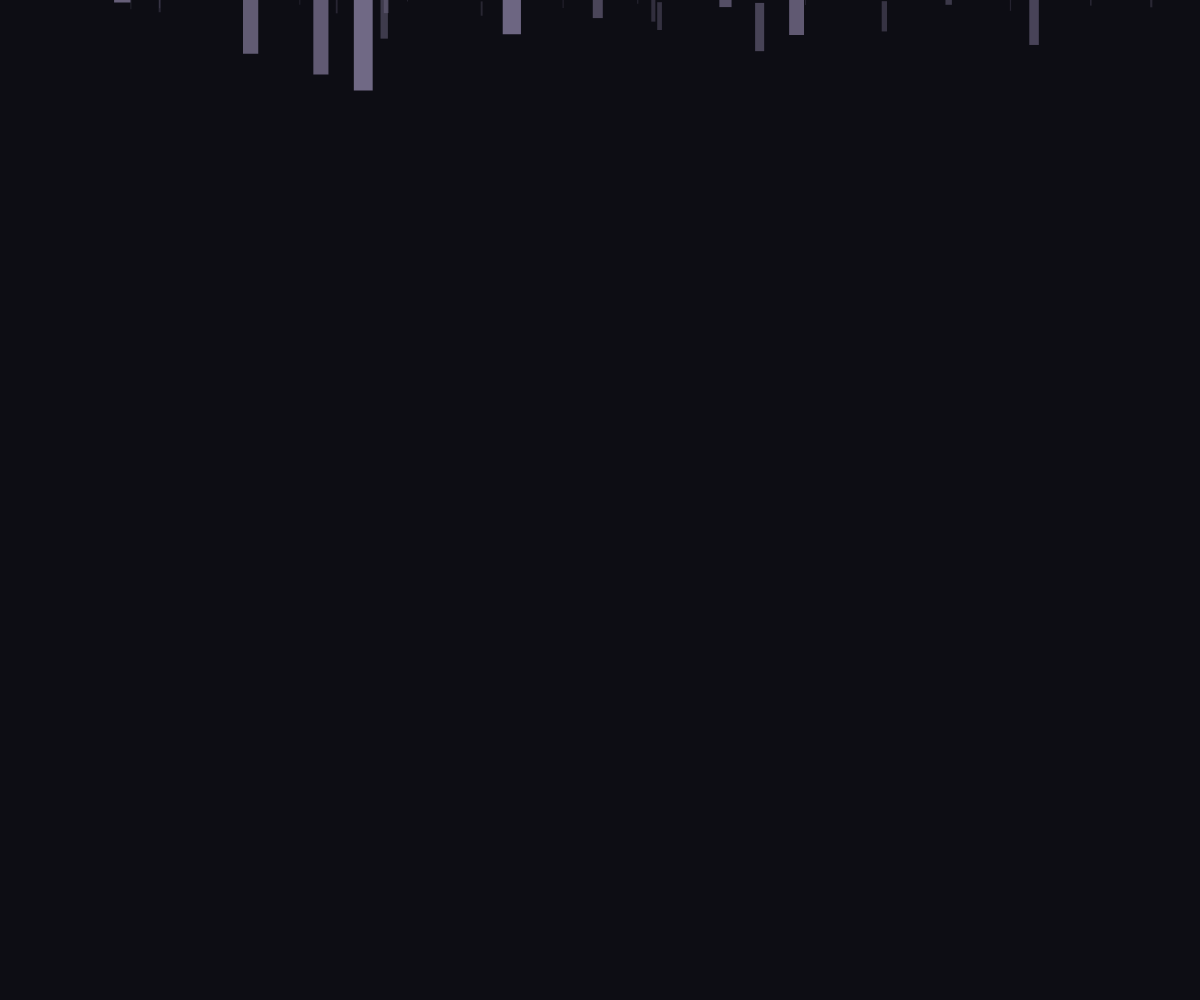
Frame 1 (no input)
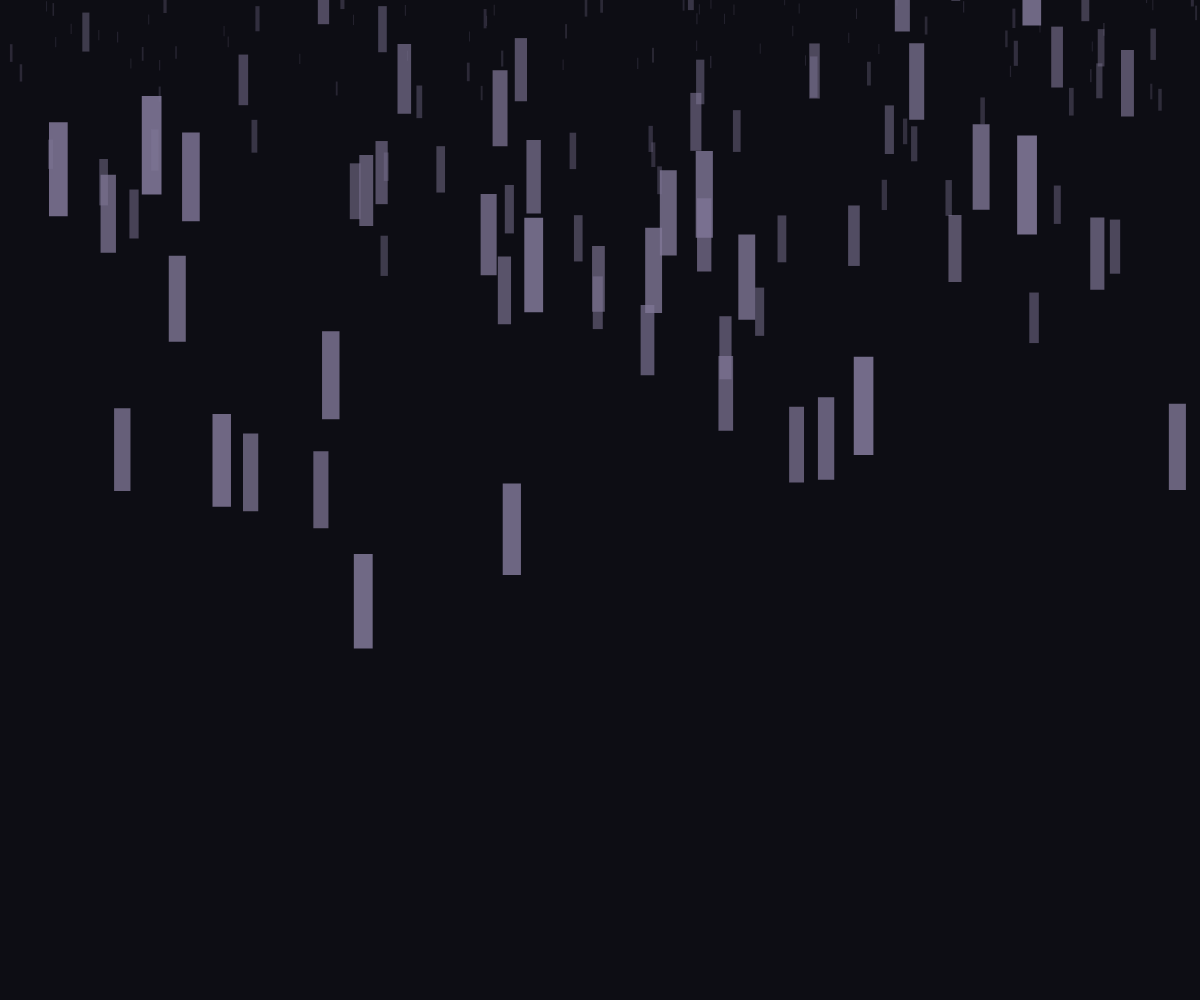
Frame 60 (no input)
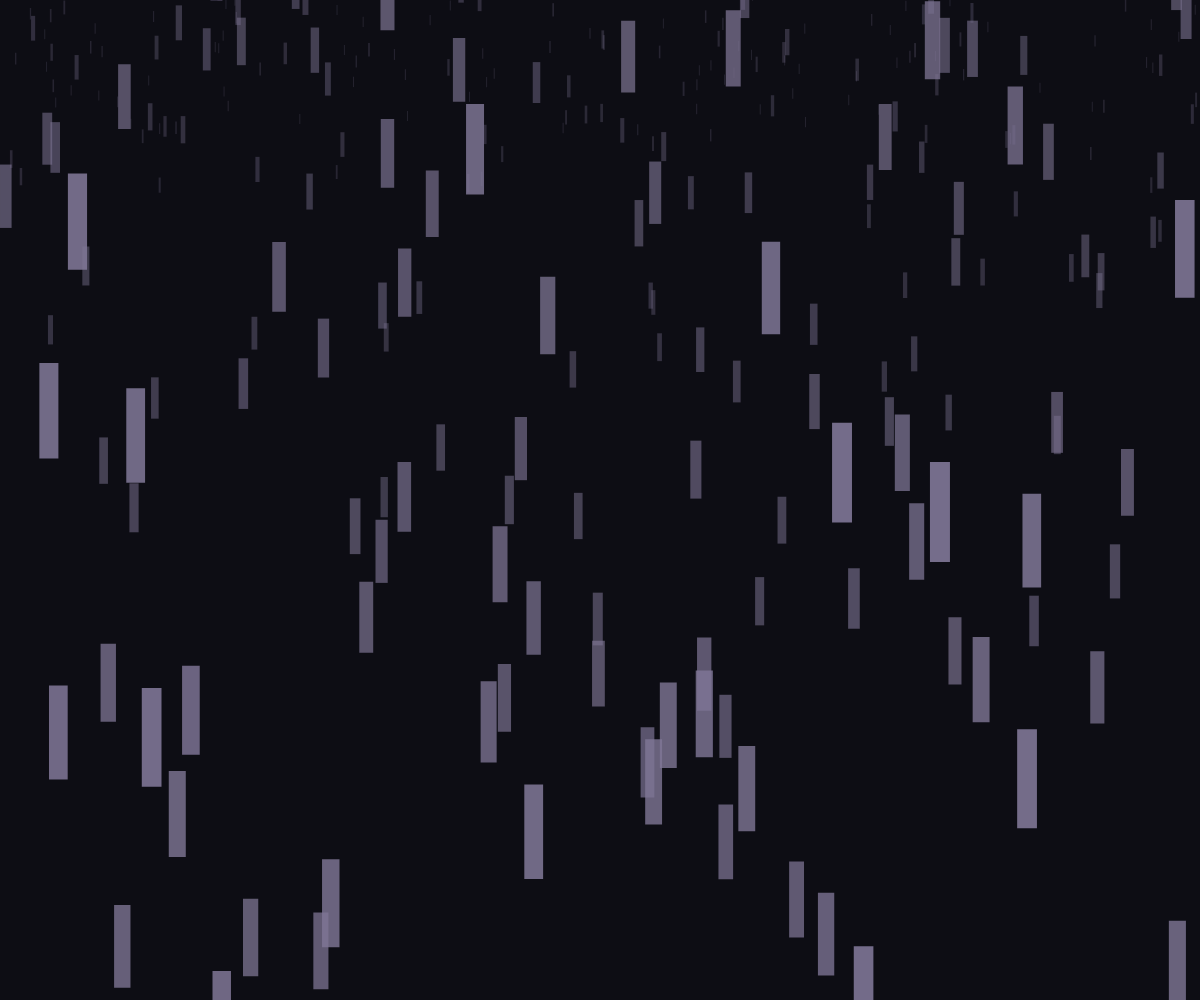
Frame 120 (the mouse pressed at the canvas centre since frame 60)

The p5.js sketch that drew these frames (run headless with seeded random() and noise() and a simulated clock; from frame 60 on, the mouse is pressed at the canvas centre):

// p5.js sketch
// ── sketch.js
raindrops = [];
maxDrops = 1000;
depth = 8;
maxDepth = Math.exp(depth);

class Raindrop {
	constructor() {
		this.initialize();
	}

	initialize = () => {
		this.x = random(width);
		this.y = random(-maxDrops);
		this.z = exp(random(0, depth));
		this.lenght = map(this.z, 0, maxDepth, 10, 100);
		this.width = map(this.z, 0, maxDepth, 1, 20);
		this.speed = map(this.z, 0, maxDepth, 1, 10);
		this.strength = map(this.z, 0, maxDepth, 50, 230);
	};

	show = () => {
		stroke(129, 120, 152, this.strength);
		strokeWeight(this.width);
		line(this.x, this.y, this.x, this.y + this.lenght);
	};

	update = () => {
		this.y += this.speed;
		if (this.y > height)
			this.initialize();
	};
}


setup = () => {
	createCanvas(windowWidth, windowHeight);
	strokeCap(SQUARE);
	for (let i = 0; i < maxDrops; i++)
		raindrops.push(new Raindrop());
	raindrops.forEach(drop => drop.show());
};

draw = () => {
	background(13, 13, 20); // midnight
	// background(93, 101, 140); //snow
	raindrops.forEach(drop => {
		drop.update();
		drop.show();
	});
};

windowResized = () => {
	resizeCanvas(windowWidth, windowHeight);
};

// mouseClicked = () => {
// 	color = hsl2rgb();
// 	effect = (effect + 1) % 8;
// };

// mouseWheel = (event) => {
// 	fract = (event.deltaY > 0 && fract < 14) ? fract += 1 : (event.deltaY < 0 && fract > 1) ? fract -= 1 : fract;
// };

// touchStarted = (event) => {
// 	if (event.touches != null) {
// 		zooming = (fract >= 7 || fract <= 1) ? !zooming : zooming;
// 		fract = (event.touches.length == 2 && zooming) ? fract + 1 :
// 			(event.touches.length == 2 && !zooming) ? fract - 1 : fract;
// 	}
// };
